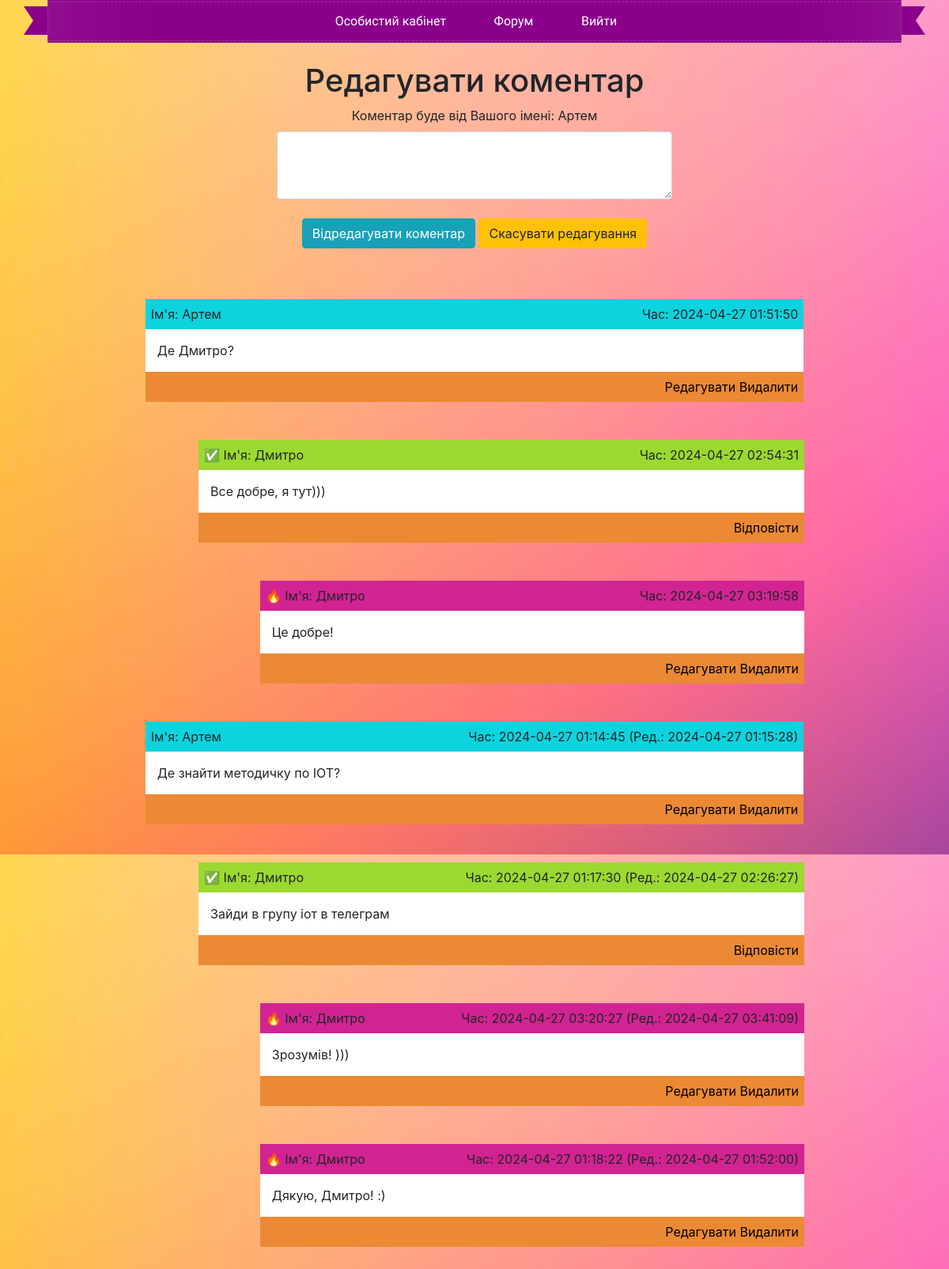
/Site/validation-form/edit_reply_for_comment.php (signed in), run on the app's committed database.
### tables this page shows
CREATE TABLE `users` (
  `id` int NOT NULL,
  `name` varchar(75) NOT NULL,
  `surname` varchar(75) NOT NULL,
  `phone_number` varchar(15) NOT NULL,
  `email` varchar(105) NOT NULL,
  `pass` varchar(32) NOT NULL,
  `hash` varchar(250) NOT NULL,
  `email_confirmed` tinyint(1) NOT NULL,
  `avatar` varchar(250) DEFAULT NULL
);

CREATE TABLE `comments` (
  `id` int UNSIGNED NOT NULL,
  `comment` varchar(250) NOT NULL,
  `date_c` datetime NOT NULL,
  `user_id` int NOT NULL,
  `date_edit` datetime DEFAULT NULL
);

CREATE TABLE `reply_comment` (
  `id_reply` int UNSIGNED NOT NULL,
  `reply_comment` varchar(250) NOT NULL,
  `id_comment` int DEFAULT NULL,
  `id_sub_comment` int DEFAULT NULL,
  `id_reply_user` int NOT NULL,
  `date_reply` datetime NOT NULL,
  `edit_date_reply` datetime DEFAULT NULL
);

### Site/validation-form/edit_reply_for_comment.php (the view, shortened to what this page needs)
<?php $location  = 'edit_reply_for_comment';
include $_SERVER['DOCUMENT_ROOT'] . '/layouts/header.php';
include $_SERVER['DOCUMENT_ROOT'] . '/layouts/navbar.php'; ?>
    <div class="container mt-4">
        <?php if (!isset($_COOKIE['user'])): ?>
        <meta http-equiv="refresh" content="0; /index.php">
        <?php else:
            include 'database.php';
            $hash = $_COOKIE['user'];
            $result = $mysql->query("SELECT * FROM `users` WHERE `hash`='$hash'");
            while( $row = mysqli_fetch_assoc($result) ) {
                $nameC = $row['name'];
            }
            $idForEditReplyOnComment = $_GET['replyOnCommentId'];
        ?>
        <div class="row">
            <div class="col" align="center">
                <h1>Редагувати коментар</h1>
                <form action="check_edit_reply_on_comment.php?id=<?=$idForEditReplyOnComment?>" method="post">
                <div class="mb-3">
                <label for="comment_edit" class="form-label">Коментар буде від Вашого імені: <?=$nameC?></label>
                <textarea class="form-control" name="comment_edit" id="comment_edit" rows="3"><?=$edit_comment?></textarea><br>
                <button class="btn btn-info" type="submit">Відредагувати коментар</button>
                </form>
                <a href="/comment.php" class="btn btn-warning" >Скасувати редагування</a>
                </div>
            </div>
            <?php endif; ?>
        </div>
        <?php
        $sql = "SELECT * FROM comments ORDER BY id DESC";
        $result = $mysql->query($sql);
        if ($result->num_rows > 0) {
            while($row = $result->fetch_assoc()) {
                $user_id = $row['user_id'];
                $result2 = $mysql->query("SELECT * FROM `users` WHERE `id`='$user_id'");
                while( $row2 = mysqli_fetch_assoc($result2) ) {
                    $name  = $row2['name'];
                } ?>
                <br><br>
                <table border="0" align="center" width="75%" cellpadding="7" bordercolor="Black">
                <?php
                if ($row["date_edit"] != ''){ ?>
                    <td bgcolor='#0dd3de' align='left'>Ім'я: <?=$name?></td>
                    <td bgcolor='#0dd3de' align='right'>Час: <?=$row["date_c"]?> (Ред.: <?=$row["date_edit"]?>)</td><tr>
                <?php } else { ?>
                    <td bgcolor='#0dd3de' align='left'>Ім'я: <?=$name?></td>
                    <td bgcolor='#0dd3de' align='right'>Час: <?=$row["date_c"]?></td><tr>
                <?php } ?>
                </table>
                <table border="0" align="center" width="75%" cellpadding="15" bordercolor="Black">
                <?php if ($edit_id == $row["id"]){ ?>
                    <td bgcolor='#adadad'><?=$row["comment"]?></td><tr>
                <?php } else { ?>
                    <td bgcolor='white'><?=$row["comment"]?></td><tr>
                <?php } ?>
                </table>
                <?php
                $hash = $_COOKIE['user'];
                $result3 = $mysql->query("SELECT * FROM `users` WHERE `hash`='$hash'");
                while( $row3 = mysqli_fetch_assoc($result3) ) {
                $user_id2  = $row3['id'];
                } ?>
                <table border="0" align="center" width="75%" cellpadding="7" bordercolor="Black">
                <?php if($user_id2 == $row["user_id"]){
                    if ($edit_id == $row["id"]){ ?>
                        <td bgcolor='#bf178a' align='right'>
                        <a style="color: Black;" href="/comment.php">Скасувати редагування</a>
                        <a style="color: Black;" href="delete_comment.php?id=<?=$row["id"]?>">Видалити</a>
                        </td><tr>
                    <?php } else { ?>
                    <td bgcolor='#eb8934' align='right'>
                    <a style="color: Black;" href="edit_comment.php?id=<?=$row["id"]?>">Редагувати</a>
                    <a style="color: Black;" href="delete_comment.php?id=<?=$row["id"]?>">Видалити</a>
                    </td><tr>
                <?php }} else { ?>
                    <td bgcolor='#eb8934' align='right'>
                        <a style="color: Black;" href="reply_comment.php?id=<?=$row["id"]?>">Відповісти</a>
                <?php } ?>
                </table>
                <?php
                $sql_reply = "SELECT * FROM reply_comment ORDER BY id_reply DESC";
                $result_reply = $mysql->query($sql_reply);
                if ($result_reply->num_rows > 0) {
                    while($row_reply = $result_reply->fetch_assoc()) {
                    $id_reply_user = $row_reply['id_reply_user'];
                    $result_reply_2 = $mysql->query("SELECT * FROM `users` WHERE `id`='$id_reply_user'");
                    while( $row_reply_2 = mysqli_fetch_assoc($result_reply_2) ) {
                        $name_user_reply  = $row_reply_2['name'];
                    }
                    if ($row_reply['id_comment'] == $row["id"]){ ?>
                        <br><br>
                        <table border="0" align="center" width="69%" cellpadding="7" bordercolor="Black" style="margin-right: 138px;">
                        <?php
                        if ($row_reply["edit_date_reply"] != ''){ ?>
                            <td bgcolor='#9bd930' align='left'>&#9989 Ім'я: <?=$name_user_reply?></td>
                            <td bgcolor='#9bd930' align='right'>Час: <?=$row_reply["date_reply"]?> (Ред.: <?=$row_reply["edit_date_reply"]?>)</td><tr>
                        <?php } else { ?>
                            <td bgcolor='#9bd930' align='left'>&#9989 Ім'я: <?=$name_user_reply?></td>
                            <td bgcolor='#9bd930' align='right'>Час: <?=$row_reply["date_reply"]?></td><tr>
                        <?php } ?>
                    </table>
                    <table border="0" align="center" width="69%" cellpadding="15" bordercolor="Black" style="margin-right: 138px;">
                    <?php if ($idForEditReplyOnComment == $row_reply["id_reply"]){ ?>
                        <td bgcolor='#adadad'><?=$row_reply["reply_comment"]?></td><tr>
                    <?php } else { ?>
                        <td bgcolor='white'><?=$row_reply["reply_comment"]?></td><tr>
                    <?php } ?>
                    </table>
                    <table border="0" align="center" width="69%" cellpadding="7" bordercolor="Black" style="margin-right: 138px;">
                    <?php if($user_id2 == $row_reply["id_reply_user"]){
                        if ($idForEditReplyOnComment == $row_reply["id_reply"]){?>
                            <td bgcolor='#bf178a' align='right'>
                            <a style="color: Black;"  href="/comment.php">Скасувати редагування</a>
                            <a style="color: Black;"  href="delete_reply_comment.php?idReplyComment=<?=$row_reply["id_reply"]?>">Видалити</a></td><tr>
                        <?php } else { ?>
                            <td bgcolor='#eb8934' align='right'>
                            <a style="color: Black;"  href="edit_reply_for_comment.php?replyOnCommentId=<?=$row_reply["id_reply"]?>">Редагувати</a>
                            <a style="color: Black;"  href="delete_reply_comment.php?idReplyComment=<?=$row_reply["id_reply"]?>">Видалити</a></td><tr>
                        <?php } } else { ?>
                    <td bgcolor='#eb8934' align='right'>
                    <a style="color: Black;" href="reply_sub_comment.php?id=<?=$row_reply["id_reply"]?>">Відповісти</a></td><tr>
                    <?php } ?>
                </table>
                <?php
                $sqlSubComment = "SELECT * FROM reply_comment ORDER BY id_reply DESC";
                $resultSubComment = $mysql->query($sqlSubComment);
                if ($resultSubComment->num_rows > 0) {
                    while($rowSubComment = $resultSubComment->fetch_assoc()) {
                        $resultSubComment2 = $mysql->query("SELECT * FROM `users` WHERE `id`='$id_reply_user'");
                        while( $rowSubComment2 = mysqli_fetch_assoc($resultSubComment2)){
                            $nameUserSubComment  = $rowSubComment2['name'];
                        }
                if ($rowSubComment['id_sub_comment'] == $row_reply['id_reply']){ ?>
                    <br><br>
                    <table border="0" align="center" width="62%" cellpadding="7" bordercolor="Black" style="margin-right: 138px;">
                    <?php
                    if ($rowSubComment["edit_date_reply"] != ''){ ?>
                        <td bgcolor='#d12492' align='left'>&#128293 Ім'я: <?=$nameUserSubComment?></td>
                        <td bgcolor='#d12492' align='right'>Час: <?=$rowSubComment["date_reply"]?> (Ред.: <?=$rowSubComment["edit_date_reply"]?>)</td><tr>
                    <?php } else { ?>
                        <td bgcolor='#d12492' align='left'>&#128293 Ім'я: <?=$nameUserSubComment?></td>
                        <td bgcolor='#d12492' align='right'>Час: <?=$rowSubComment["date_reply"]?></td><tr>
                    <?php } ?>
                    </table>
                    <table border="0" align="center" width="62%" cellpadding="15" bordercolor="Black" style="margin-right: 138px;">
                    <td bgcolor='white'><?=$rowSubComment["reply_comment"]?></td><tr>
                    </table>
                    <table border="0" align="center" width="62%" cellpadding="7" bordercolor="Black" style="margin-right: 138px;">
                    <?php if($user_id2 == $rowSubComment["id_reply_user"]){
                     ?>
                        <td bgcolor='#eb8934' align='right'>
                        <a style="color: Black;"  href="edit_sub_comment.php?editSubComment=<?=$rowSubComment["id_reply"]?>">Редагувати</a>
                        <a style="color: Black;"  href="delete_sub_comment.php?idDeleteSubComment=<?=$rowSubComment["id_reply"]?>">Видалити</a></td><tr>
                    <?php } ?>
                    </table>
                    <?php } } }
                } } } } } ?>
                <br><br>
    <?php $mysql->close();
include $_SERVER['DOCUMENT_ROOT'] . '/layouts/footer.php'; ?>

### Site/css/style.css (style rules this page uses)
form { width: 500px; }

### Site/layouts/header.php (style rules this page uses)
body { background: url(/photo/grad1.jpg); background-attachment: fixed; }

### data on the page
users: name "Артем"
comments: user.name "Артем", date_c "2024-04-27 01:51:50", comment "Де Дмитро?"
reply_comment: users.name "Дмитро", date_reply "2024-04-27 02:54:31", reply_comment "Все добре, я тут)))"
reply_comment: users.name "Дмитро", date_reply "2024-04-27 03:19:58", reply_comment "Це добре!"
comments: user.name "Артем", date_c "2024-04-27 01:14:45", date_edit "2024-04-27 01:15:28", comment "Де знайти методичку по IOT?"
reply_comment: users.name "Дмитро", date_reply "2024-04-27 01:17:30", edit_date_reply "2024-04-27 02:26:27", reply_comment "Зайди в групу іот в телеграм"
reply_comment: users.name "Дмитро", date_reply "2024-04-27 03:20:27", edit_date_reply "2024-04-27 03:41:09", reply_comment "Зрозумів! )))"
reply_comment: users.name "Дмитро", date_reply "2024-04-27 01:18:22", edit_date_reply "2024-04-27 01:52:00", reply_comment "Дякую, Дмитро! :)"
